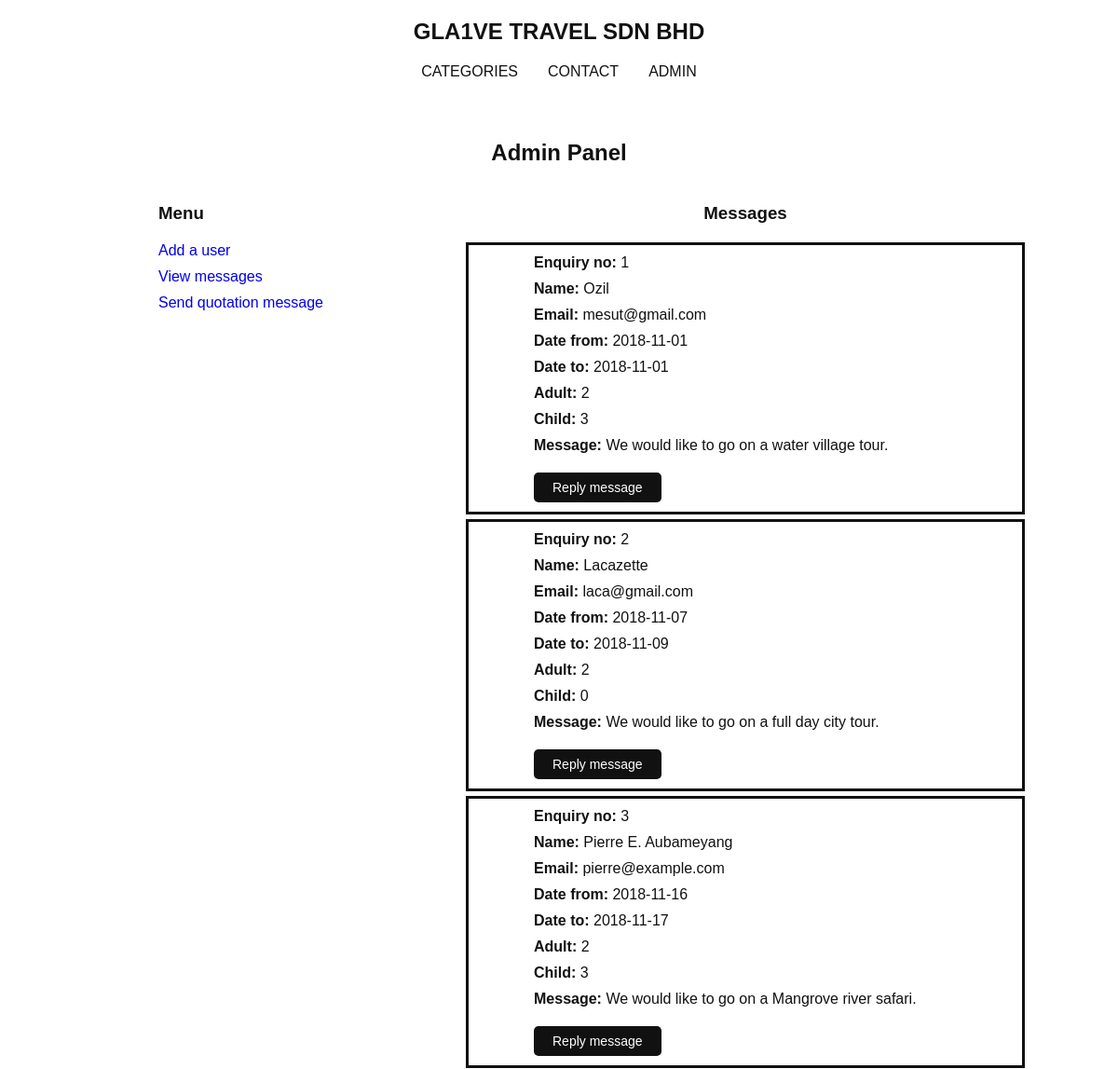
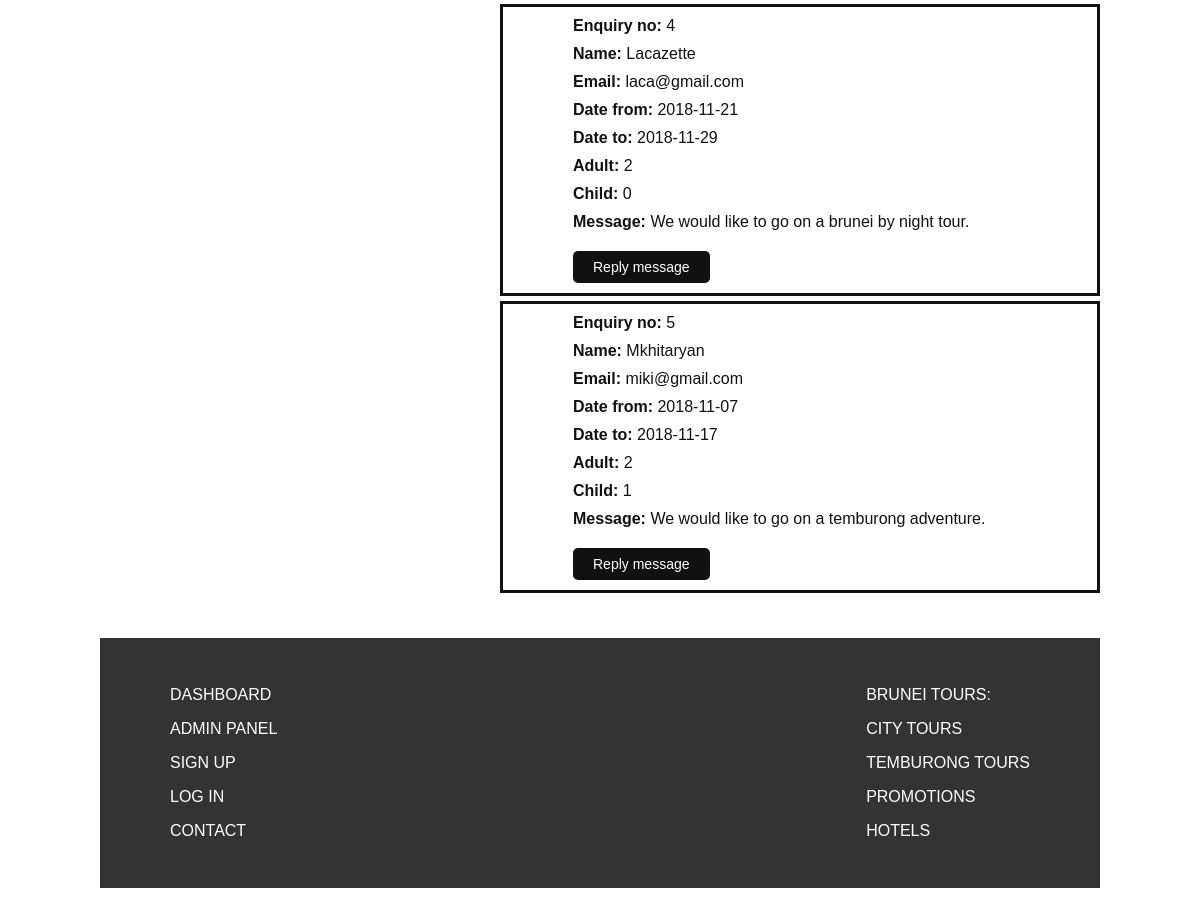
Screenshot of /messages.php (signed in) with the database file from the repository (2 pictures, top to bottom).
### tables this page shows
CREATE TABLE `enquiry` (
  `enquiryid` int(50) NOT NULL,
  `packageid` int(50) NOT NULL,
  `name` varchar(255) NOT NULL,
  `mail` varchar(255) NOT NULL,
  `phone` varchar(20) NOT NULL,
  `dateFrom` date NOT NULL,
  `dateTo` date NOT NULL,
  `adult` int(50) NOT NULL,
  `child` int(50) NOT NULL,
  `message` varchar(900) NOT NULL
);

### messages.php (the view, shortened to what this page needs)
<?php
   require "header.php";
?>
      <main>
         <div class="wrapper">
            <section class="section-default">
               <h2>Admin Panel</h2>
            </section>
            <section class="section-admin-left">
               <h3>Menu</h3>
               <ol>
                  <li><a href="createuser.php">Add a user</a></li>
                  <li><a href="messages.php">View messages</a></li>
                  <li><a href="quotation.php">Send quotation message</a></li>
               </ol>
            </section>
            <section class="section-admin-right">
               <h3>Messages</h3>
               <?php
                  global $db;
                  $sql = "SELECT * FROM enquiry";
                  $result = mysqli_query($db, $sql);
                  $resultCheck = mysqli_num_rows($result);
                  if($resultCheck > 0) {
                     while($row = mysqli_fetch_assoc($result)) {
                        ?>
                        <div class="message">
                           <p><strong>Enquiry no:</strong> <?php echo $row['enquiryid']; ?></p>
                           <p><strong>Name:</strong> <?php echo $row['name']; ?></p>
                           <p><strong>Email:</strong> <?php echo $row['mail']; ?></p>
                           <p><strong>Date from:</strong> <?php echo $row['dateFrom']; ?></p>
                           <p><strong>Date to:</strong> <?php echo $row['dateTo']; ?></p>
                           <p><strong>Adult:</strong> <?php echo $row['adult']; ?></p>
                           <p><strong>Child:</strong> <?php echo $row['child']; ?></p>
                           <p><strong>Message:</strong> <?php echo $row['message']; ?></p>
                           <a href="quotation.php"><button class="btn" type="button" name="reply">Reply message</button></a>
                        </div>
                        <?php
                     }
                  }
                        ?>
            </section>
         </div>
      </main>
<?php
   require "footer.php";
?>

### style.css (style rules this page uses)
* { text-decoration: none; padding: 0; margin: 0; }
body { font-family: arial, "Times New Roman"; }
.section-default { width: 40%; margin: 50px auto 0px; color: #111; font-family: arial, "Times New Roman"; }
.section-default h2 { text-align: center; }
.section-admin-left { width: 40%; margin: 10px auto 0px; color: #111; font-family: arial, "Times New Roman"; display: block; float: left; }
.section-admin-left h3 { margin-top: 30px; padding-left: 70px; text-align: left; }
.section-admin-left ol { margin: 10px 0; padding: 0 0 5px 0; }
.section-admin-left li { padding: 0 0 10px 0; padding-left: 70px; }
.section-admin-right { width: 60%; margin: 40px auto 0px; color: #111; font-family: arial, "Times New Roman"; display: block; float: right; }
.section-admin-right h2, h3 { margin-bottom: 20px; text-align: center; }
.section-admin-right .message { border-style: solid; margin-bottom: 5px; padding-top: 10px; }
.section-admin-right p { padding: 0px 70px; margin-bottom: 10px; }
.section-left h2, h3 { text-align: center; }
.section-right h2, h3 { margin-bottom: 20px; text-align: center; }
.btn { padding: 8px 20px; font-size: 14px; color: #fff; background: #111; border: none; border-radius: 5px; }
.message .btn { margin: 10px 0 10px 70px; }
@media only screen and (min-width: 1000px) { .wrapper { width: 1000px; margin: 0 auto; padding-bottom: 20px; overflow: hidden; } }

### rows the page displays
enquiry: enquiryid "1", name "Ozil", mail "mesut@gmail.com", dateFrom "2018-11-01", dateTo "2018-11-01", adult "2", child "3", message "We would like to go on a water village tour."
enquiry: enquiryid "2", name "Lacazette", mail "laca@gmail.com", dateFrom "2018-11-07", dateTo "2018-11-09", adult "2", child "0", message "We would like to go on a full day city tour."
enquiry: enquiryid "3", name "Pierre E. Aubameyang", mail "pierre@example.com", dateFrom "2018-11-16", dateTo "2018-11-17", adult "2", child "3", message "We would like to go on a Mangrove river safari."
enquiry: enquiryid "4", name "Lacazette", mail "laca@gmail.com", dateFrom "2018-11-21", dateTo "2018-11-29", adult "2", child "0", message "We would like to go on a brunei by night tour."
enquiry: enquiryid "5", name "Mkhitaryan", mail "miki@gmail.com", dateFrom "2018-11-07", dateTo "2018-11-17", adult "2", child "1", message "We would like to go on a temburong adventure."
